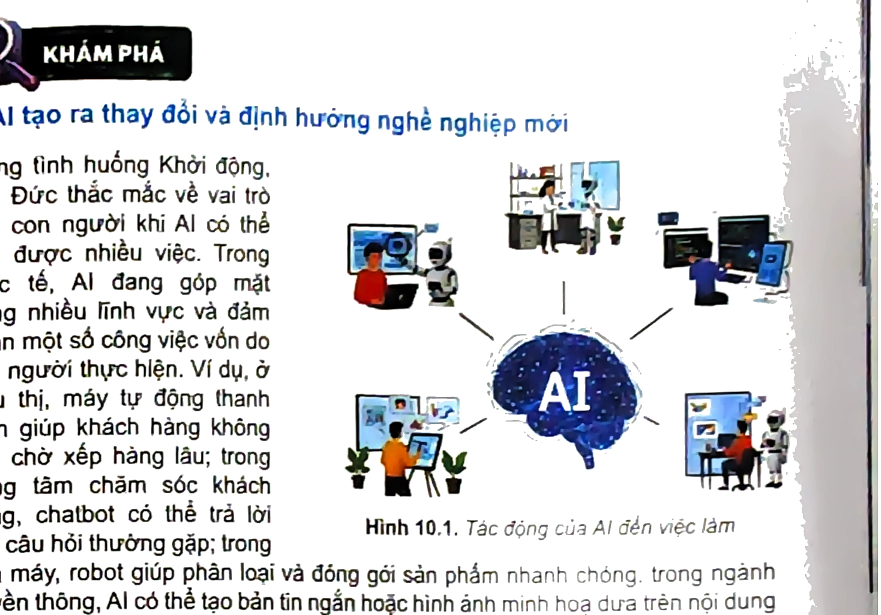
#> input picture assets/images/lop-10/bai-10/hinh-10-1.webp, 1762 x 1229 px (shown at 1/2 size)
$ python -i build_lop10_figures_master.py   (imports and definitions only)
#> lines starting #> are read from the running program, lines starting #| are printed output that depends on the picture; after the words box and inside, x2 and y2 are one past the last pixel; in counts of white or black regions, pixels touching at a corner belong together
#> further down, picture is the input picture: shape (1229, 1762, 3); mean B, G, R 217.3, 215.2, 214.6
import os
import re
import json
import pymupdf
import cv2
import numpy as np
from pathlib import Path

ROOT = Path(__file__).resolve().parent.parent
DOC_PATH = ROOT / "lop-10-tri-tue-nhan-tao.pdf"
IMG_BASE = ROOT / "assets" / "images" / "lop-10"
# [1 line not run here, left out]

def enhance_textbook_figure(img, is_screenshot=False):
    """
    Advanced textbook illustration enhancement:
    - Removes scanner color cast / yellow-grey paper background
    - Level stretching to make whites pure (255) and darks crisp
    - Bilateral descreening to remove print halftone screen dots
    - Dual-band Unsharp Masking for crisp lines and text inside diagrams
    - Slight color saturation boost for vibrant graphics
    """
#> called with is_screenshot = False
    if img is None or img.size == 0:
        return img

    # 1. Bilateral filter for halftone print dot removal without edge softening
    denoised = cv2.bilateralFilter(img, d=5, sigmaColor=30, sigmaSpace=30)

    # 2. Whiten paper background
    # Detect near-white background (brightness > 218 and low color saturation)
    hsv = cv2.cvtColor(denoised, cv2.COLOR_BGR2HSV).astype(np.float32)
    h, s, v = hsv[:, :, 0], hsv[:, :, 1], hsv[:, :, 2]
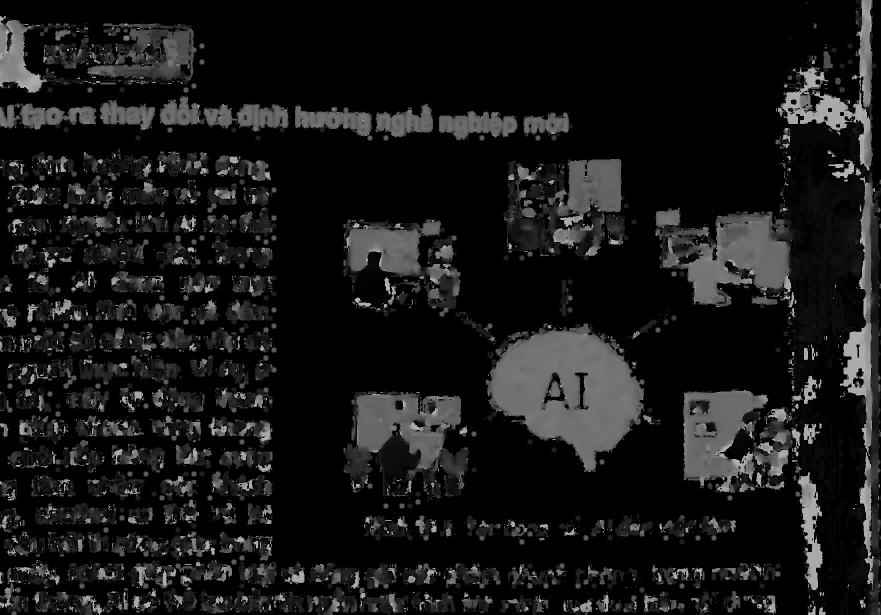
#> h: shape (1229, 1762) float32 (shown at 1/2 size); min 0, max 179, mean 23.5
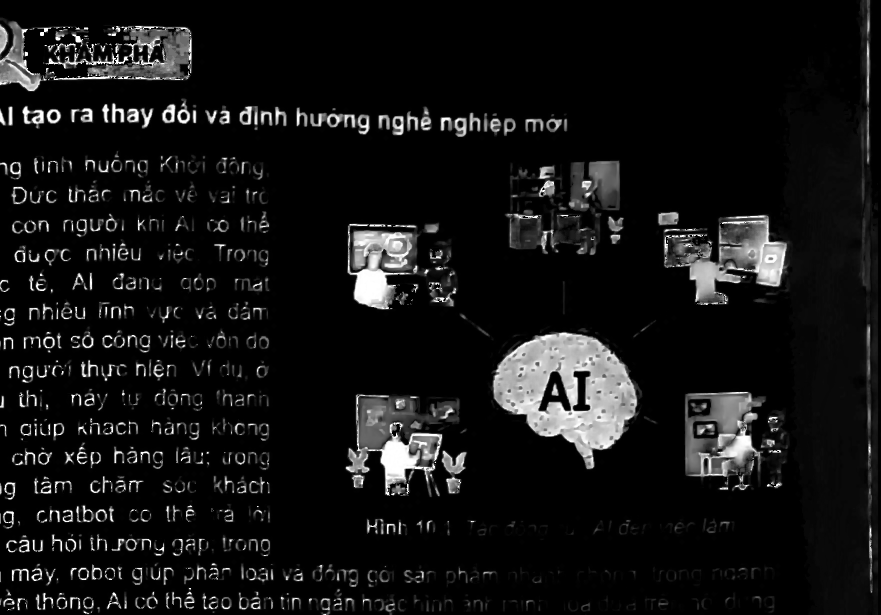
#> s: shape (1229, 1762) float32 (shown at 1/2 size); min 0, max 255, mean 20.3

    # Paper background mask: high brightness and low saturation
    bg_mask = (v > 218) & (s < 28)
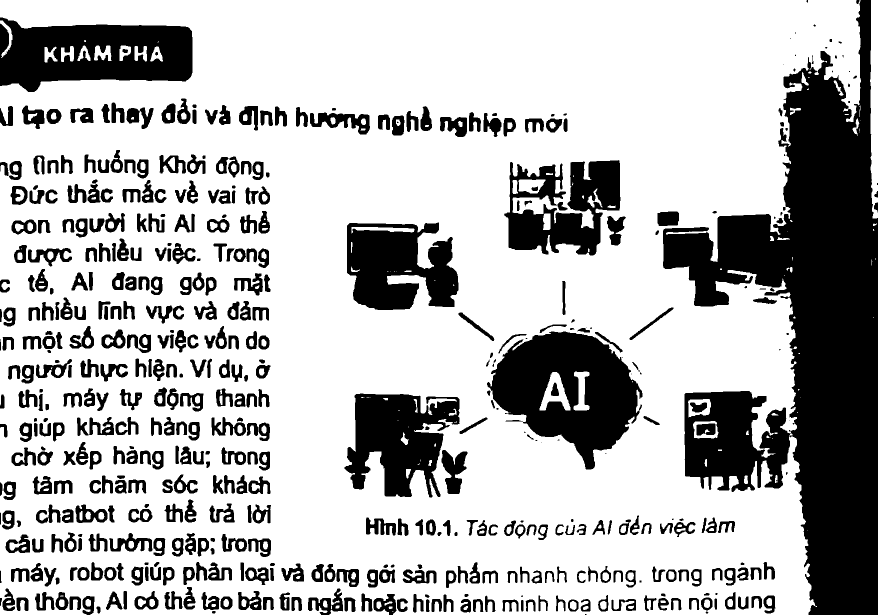
#> bg_mask: shape (1229, 1762) bool (shown at 1/2 size); 72.1% white; 510 black regions (43 under 20 px), largest, box (x1, y1, x2, y2) and area: (1326, 0, 1756, 1229) 237154, (974, 663, 1285, 939) 48148, (0, 35, 385, 184) 39517
    denoised[bg_mask] = [255, 255, 255]
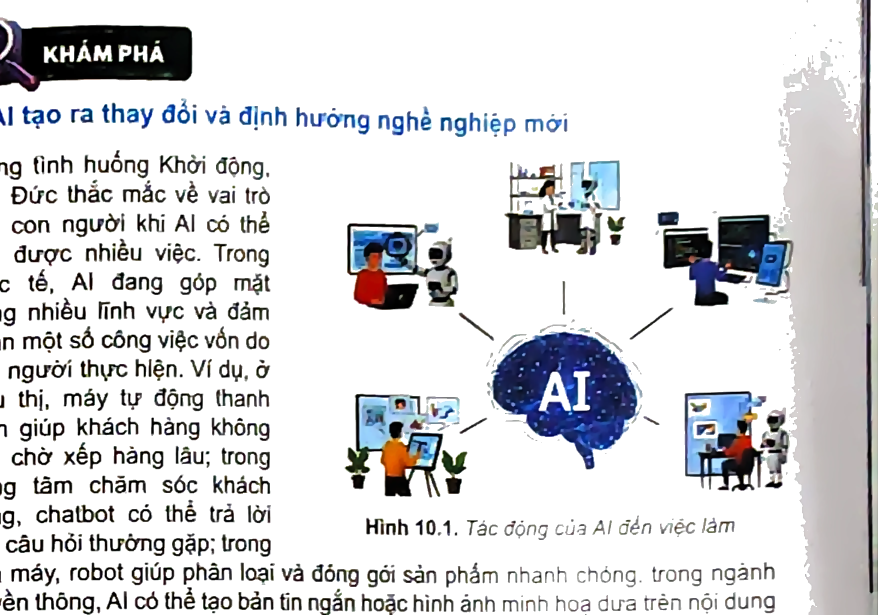
#> denoised: shape (1229, 1762, 3) (shown at 1/2 size); mean B, G, R 217.6, 215.4, 214.8

    # 3. Contrast / Levels stretching (Auto White Point & Black Point)
    # Clip extreme 1% shadows and 2% highlights
    p_low = np.percentile(v[~bg_mask] if np.any(~bg_mask) else v, 1)
#> p_low = 0
    p_high = 250.0
    if p_high > p_low:
        v_stretched = np.clip((v - p_low) * 255.0 / (p_high - p_low), 0, 255)
        # Only stretch non-background
        hsv[:, :, 2] = np.where(bg_mask, 255.0, v_stretched)

    # 4. Saturation boost for illustrations
    hsv[:, :, 1] = np.where(bg_mask, 0, np.clip(hsv[:, :, 1] * 1.15, 0, 255))
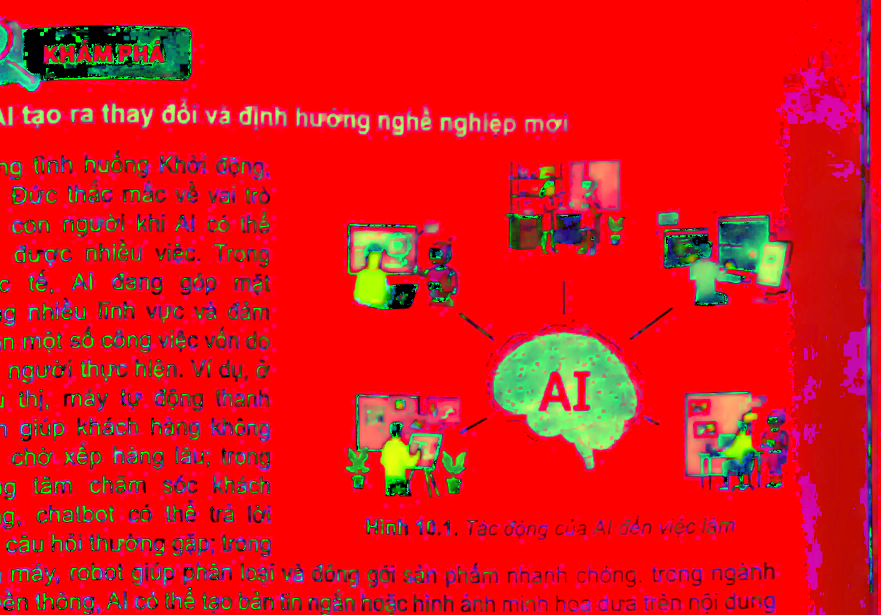
#> hsv: shape (1229, 1762, 3) float32 (shown at 1/2 size); mean B, G, R 23.5, 22.5, 221.2
    enhanced = cv2.cvtColor(hsv.astype(np.uint8), cv2.COLOR_HSV2BGR)

    # 5. Dual-band Unsharp Masking
    # Fine details: small sigma
    blur_fine = cv2.GaussianBlur(enhanced, (0, 0), sigmaX=1.5, sigmaY=1.5)
    sharp_fine = cv2.addWeighted(enhanced, 1.45, blur_fine, -0.45, 0)

    # Medium structure: medium sigma
    blur_med = cv2.GaussianBlur(sharp_fine, (0, 0), sigmaX=3.0, sigmaY=3.0)
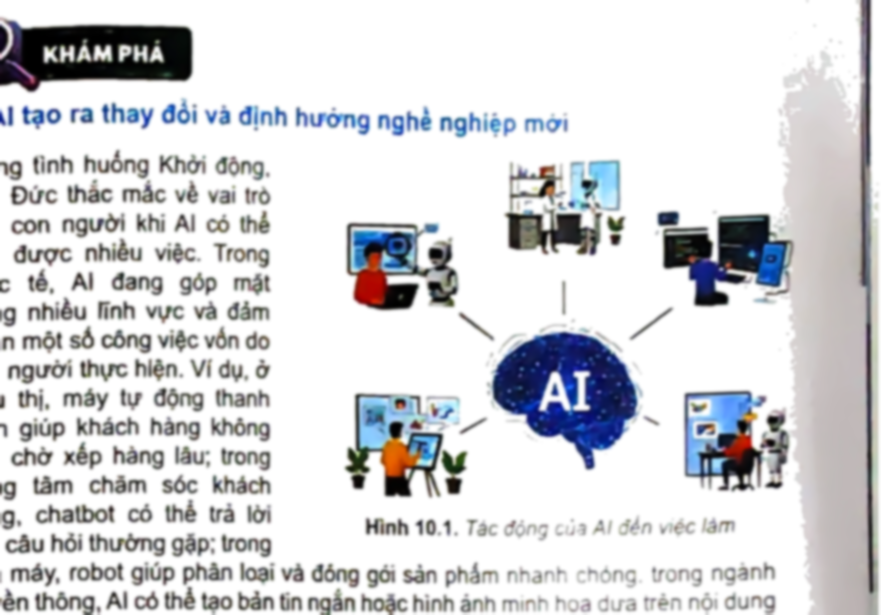
#> blur_med: shape (1229, 1762, 3) (shown at 1/2 size); mean B, G, R 217.1, 214.5, 213.8
    sharp_final = cv2.addWeighted(sharp_fine, 1.25, blur_med, -0.25, 0)

    # Final background cleanup
    gray_fin = cv2.cvtColor(sharp_final, cv2.COLOR_BGR2GRAY)
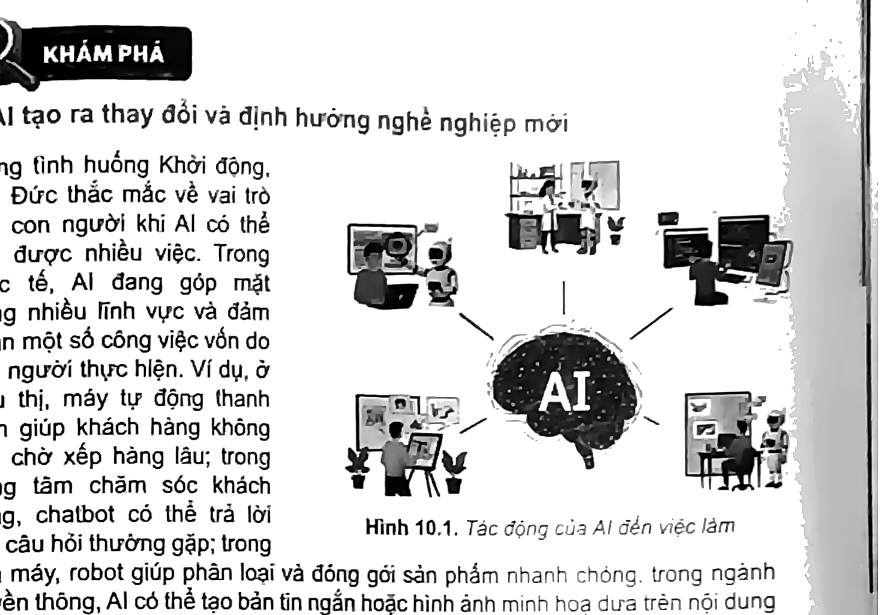
#> gray_fin: shape (1229, 1762) (shown at 1/2 size); min 0, max 255, mean 213.9
    sharp_final[gray_fin > 242] = [255, 255, 255]
#> sharp_final: shape (1229, 1762, 3); mean B, G, R 216.5, 213.9, 213.2

    return sharp_final

def auto_trim_edges(img, threshold=245):
    gray = cv2.cvtColor(img, cv2.COLOR_BGR2GRAY)
    non_white = gray < threshold
    rows = np.where(non_white.any(axis=1))[0]
    cols = np.where(non_white.any(axis=0))[0]
    if len(rows) == 0 or len(cols) == 0:
        return img
    y0 = max(0, rows[0] - 6)
    y1 = min(img.shape[0], rows[-1] + 7)
    x0 = max(0, cols[0] - 6)
    x1 = min(img.shape[1], cols[-1] + 7)
    return img[y0:y1, x0:x1]

# Comprehensive Figure Definitions for all 12 lessons of Grade 10:
# Each definition specifies: pdf_page, side ('left' or 'right'), relative PDF coords [x0, y0, x1, y1], bai_num, hinh_id, caption
FIGURE_DEFS = [
    # --- BÀI 1 ---
    {
        "bai": 1, "id": "khoi-dong-ban-minh", "caption": "Tình huống bạn Minh chủ động đổi mới phương pháp học tập",
        "pdf": 4, "side": "left", "coords": [375, 360, 525, 465]
    },
    {
        "bai": 1, "id": "hinh-1-1-nhan-dang-sinh-trac", "caption": "Hình 1.1. Chức năng nhận dạng sinh trắc của điện thoại thông minh",
        "pdf": 4, "side": "right", "coords": [275, 210, 480, 410]
    },
    {
        "bai": 1, "id": "tri-thong-minh-nguoi-va-ai", "caption": "So sánh trí thông minh sinh học của con người với mạng nơ-ron nhân tạo của AI",
        "pdf": 5, "side": "left", "coords": [370, 285, 525, 425]
    },
    {
        "bai": 1, "id": "ai-hep-va-ai-tong-quat", "caption": "Minh họa sự phát triển từ AI hẹp (ANI) hướng tới AI tổng quát (AGI)",
        "pdf": 5, "side": "right", "coords": [360, 380, 525, 525]
    },
    {
        "bai": 1, "id": "o-to-tu-lai-van-dung", "caption": "Ô tô tự lái nhận diện làn đường và vật cản thông qua hệ thống cảm biến AI",
        "pdf": 6, "side": "left", "coords": [80, 230, 490, 470]
    },

    # --- BÀI 2 ---
    {
        "bai": 2, "id": "hinh-2-1", "caption": "Hình 2.1. Một số công cụ AI tạo sinh (Gemini, ChatGPT, Suno AI)",
        "pdf": 7, "side": "left", "coords": [85, 50, 520, 282]
    },
    {
        "bai": 2, "id": "hinh-2-2", "caption": "Hình 2.2. Sự khác nhau giữa AI tạo sinh và AI thế hệ trước",
        "pdf": 7, "side": "right", "coords": [60, 50, 485, 285]
    },
    {
        "bai": 2, "id": "hinh-2-3-2-4", "caption": "Hình 2.3 & 2.4. Đăng ký tài khoản mới và đăng nhập ChatGPT",
        "pdf": 8, "side": "left", "coords": [95, 120, 510, 380]
    },
    {
        "bai": 2, "id": "hinh-2-5", "caption": "Hình 2.5. Giao diện nhập yêu cầu (prompt) cho ChatGPT",
        "pdf": 8, "side": "left", "coords": [95, 490, 510, 655]
    },
    {
        "bai": 2, "id": "hinh-2-6", "caption": "Hình 2.6. Giao diện kết quả tạo thiệp sinh nhật của ChatGPT",
        "pdf": 8, "side": "right", "coords": [65, 90, 480, 348]
    },
    {
        "bai": 2, "id": "hinh-2-7", "caption": "Hình 2.7. Giao diện Suno AI cho phép nhập mô tả bài hát",
        "pdf": 9, "side": "left", "coords": [85, 50, 515, 285]
    },
    {
        "bai": 2, "id": "hinh-2-8", "caption": "Hình 2.8. Kết quả bài hát được tạo ra từ Suno AI",
        "pdf": 9, "side": "left", "coords": [85, 380, 515, 652]
    },

    # --- BÀI 3 ---
    {
        "bai": 3, "id": "hinh-3-1", "caption": "Hình 3.1. Mô hình ngôn ngữ lớn (LLM) và cơ chế xử lí văn bản",
        "pdf": 11, "side": "left", "coords": [75, 120, 525, 395]
    },
    {
        "bai": 3, "id": "hinh-3-2", "caption": "Hình 3.2. LLM có thể tạo ảnh từ văn bản mô tả",
        "pdf": 11, "side": "right", "coords": [65, 55, 485, 268]
    },
    {
        "bai": 3, "id": "hinh-3-3", "caption": "Hình 3.3. Giao diện đăng nhập tài khoản Google để sử dụng Gemini",
        "pdf": 12, "side": "left", "coords": [95, 80, 510, 232]
    },
    {
        "bai": 3, "id": "hinh-3-4", "caption": "Hình 3.4. Giao diện cho phép nhập yêu cầu (prompt) và kết quả của Gemini",
        "pdf": 12, "side": "left", "coords": [90, 340, 515, 598]
    },

    # --- BÀI 4 ---
    {
        "bai": 4, "id": "hinh-4-1", "caption": "Hình 4.1. Các loại dữ liệu có thể sử dụng để huấn luyện AI",
        "pdf": 14, "side": "right", "coords": [60, 220, 485, 610]
    },
    {
        "bai": 4, "id": "hinh-4-2", "caption": "Hình 4.2. Chất lượng và số lượng dữ liệu huấn luyện",
        "pdf": 15, "side": "left", "coords": [80, 180, 520, 565]
    },

    # --- BÀI 5 ---
    {
        "bai": 5, "id": "hinh-5-1", "caption": "Hình 5.1. Prompt trong AI tạo sinh – Giao tiếp hiệu quả",
        "pdf": 17, "side": "right", "coords": [55, 48, 485, 172]
    },
    {
        "bai": 5, "id": "hinh-5-2", "caption": "Hình 5.2. Các thành phần của một prompt hoàn chỉnh",
        "pdf": 17, "side": "right", "coords": [60, 280, 485, 662]
    },

    # --- BÀI 6 ---
    {
        "bai": 6, "id": "hinh-6-1", "caption": "Hình 6.1. AI tạo sinh có thể hỗ trợ học tập đa lĩnh vực",
        "pdf": 21, "side": "left", "coords": [85, 100, 520, 410]
    },
    {
        "bai": 6, "id": "hinh-6-2", "caption": "Hình 6.2. Cách sử dụng AI tạo sinh hiệu quả trong học tập",
        "pdf": 21, "side": "right", "coords": [60, 60, 485, 335]
    },
    {
        "bai": 6, "id": "hinh-6-3", "caption": "Hình 6.3. Trách nhiệm của học sinh khi sử dụng AI tạo sinh",
        "pdf": 22, "side": "left", "coords": [80, 160, 520, 550]
    },

    # --- BÀI 7 ---
    {
        "bai": 7, "id": "hinh-7-1", "caption": "Hình 7.1. Những rủi ro khi dùng AI tạo sinh và thông tin sai lệch",
        "pdf": 25, "side": "left", "coords": [85, 55, 520, 252]
    },

    # --- BÀI 8 ---
    {
        "bai": 8, "id": "hinh-8-1", "caption": "Hình 8.1. AI tạo sinh có thể tạo ra nội dung thiên vị (Bias)",
        "pdf": 27, "side": "left", "coords": [85, 55, 520, 275]
    },
    {
        "bai": 8, "id": "hinh-8-2", "caption": "Hình 8.2. Vai trò của con người khi kiểm soát và sử dụng AI",
        "pdf": 27, "side": "right", "coords": [60, 180, 485, 535]
    },

    # --- BÀI 9 ---
    {
        "bai": 9, "id": "hinh-9-1", "caption": "Hình 9.1. Sáu miền năng lực số cho người học",
        "pdf": 30, "side": "right", "coords": [55, 215, 485, 620]
    },

    # --- BÀI 10 ---
    {
        "bai": 10, "id": "hinh-10-1", "caption": "Hình 10.1. Tác động của AI đến thị trường việc làm",
        "pdf": 34, "side": "right", "coords": [55, 45, 485, 340]
    },
    {
        "bai": 10, "id": "hinh-10-2", "caption": "Hình 10.2. Học hỏi để đồng hành cùng AI trong tương lai",
        "pdf": 35, "side": "left", "coords": [85, 50, 520, 242]
    },

    # --- BÀI 11 ---
    {
        "bai": 11, "id": "hinh-11-1", "caption": "Hình 11.1. Giao diện môi trường Google Colab",
        "pdf": 37, "side": "left", "coords": [85, 50, 520, 232]
    },
    {
        "bai": 11, "id": "hinh-11-2", "caption": "Hình 11.2 & 11.3. Giao diện code, thực thi và kết quả",
        "pdf": 37, "side": "left", "coords": [85, 290, 520, 668]
    },
    {
        "bai": 11, "id": "hinh-11-4", "caption": "Hình 11.4. Giao diện nền tảng Kaggle",
        "pdf": 37, "side": "right", "coords": [60, 100, 485, 410]
    },
    {
        "bai": 11, "id": "hinh-11-5", "caption": "Hình 11.5. Giao diện một sổ tay mới trong Kaggle",
        "pdf": 37, "side": "right", "coords": [60, 450, 485, 660]
    },
    {
        "bai": 11, "id": "hinh-11-6", "caption": "Hình 11.6. Kết quả chuyển từ văn bản sang giọng nói (Text-to-Speech)",
        "pdf": 38, "side": "right", "coords": [60, 200, 485, 540]
    },

    # --- BÀI 12 ---
    {
        "bai": 12, "id": "hinh-12-1", "caption": "Hình 12.1. AI tạo sinh hỗ trợ gợi ý ý tưởng viết truyện và dự án",
        "pdf": 40, "side": "left", "coords": [80, 50, 520, 278]
    },
    {
        "bai": 12, "id": "hinh-12-2", "caption": "Hình 12.2. Hình ảnh minh họa trang 1 trong câu chuyện của bạn Linh",
        "pdf": 41, "side": "right", "coords": [60, 120, 485, 552]
    },
    {
        "bai": 12, "id": "hinh-12-3", "caption": "Hình 12.3. Hình ảnh minh họa trang 2 trong câu chuyện của bạn Linh",
        "pdf": 42, "side": "left", "coords": [80, 120, 520, 635]
    },
    {
        "bai": 12, "id": "hinh-12-4", "caption": "Hình 12.4. Hình ảnh minh họa trang 3 trong câu chuyện của bạn Linh",
        "pdf": 42, "side": "right", "coords": [60, 120, 485, 550]
    },
    {
        "bai": 12, "id": "hinh-12-6", "caption": "Hình 12.6. Hình ảnh minh họa trang 5 trong câu chuyện của bạn Linh",
        "pdf": 43, "side": "right", "coords": [60, 60, 485, 340]
    },
]

# [1 line not run here, left out]
manifest = {}

# Process each figure
# [56 lines not run here, left out]

>>> import cv2
>>> picture = cv2.imread('../assets/images/lop-10/bai-10/hinh-10-1.webp')
>>> result = enhance_textbook_figure(picture)

$ run again, on assets/images/lop-10/bai-10/hinh-10-2.webp
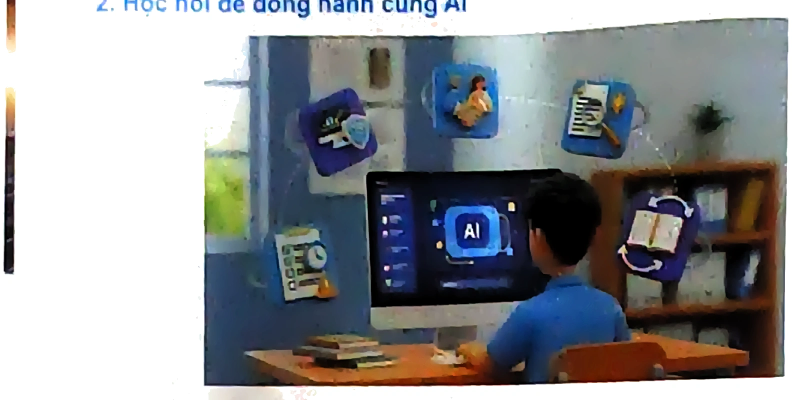
#> input picture assets/images/lop-10/bai-10/hinh-10-2.webp, 1583 x 800 px (shown at 1/2 size)
#> picture is the input picture: shape (800, 1583, 3); mean B, G, R 147.4, 144.3, 141.7
#> in enhance_textbook_figure, `bg_mask = (v > 218) & (s < 28)`:
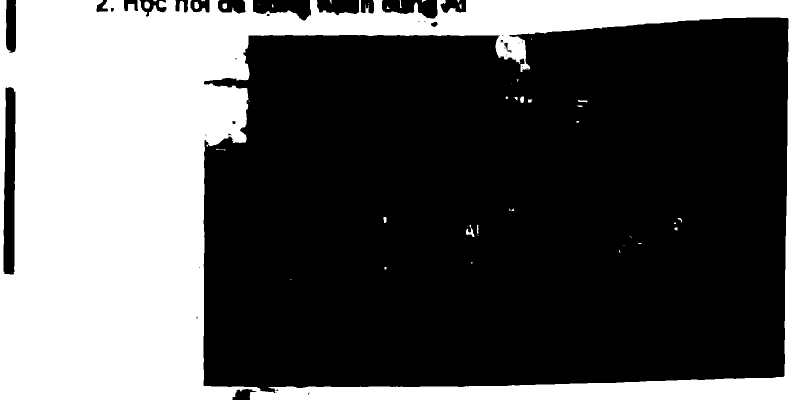
#> bg_mask: shape (800, 1583) bool (shown at 1/2 size); 34.6% white; 48 white regions (27 under 20 px), largest, box (x1, y1, x2, y2) and area: (0, 0, 1583, 800) 437048, (932, 456, 949, 474) 143, (289, 3, 300, 17) 130
#> p_low = 0
#> in enhance_textbook_figure, `gray_fin = cv2.cvtColor(sharp_final, cv2.COLOR_BGR2GRAY)`:
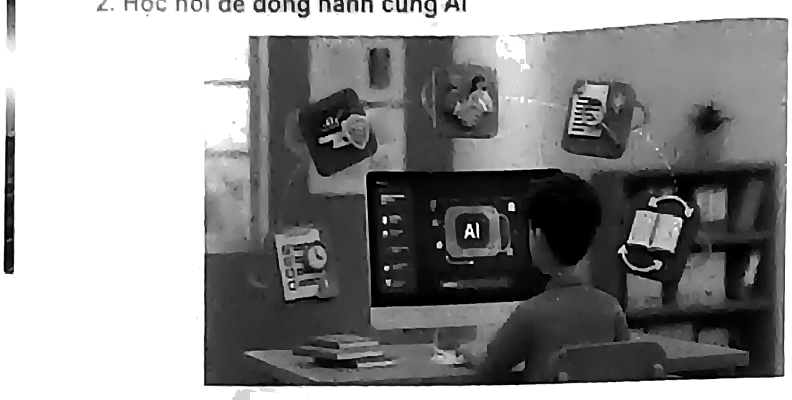
#> gray_fin: shape (800, 1583) (shown at 1/2 size); min 0, max 255, mean 142.7
